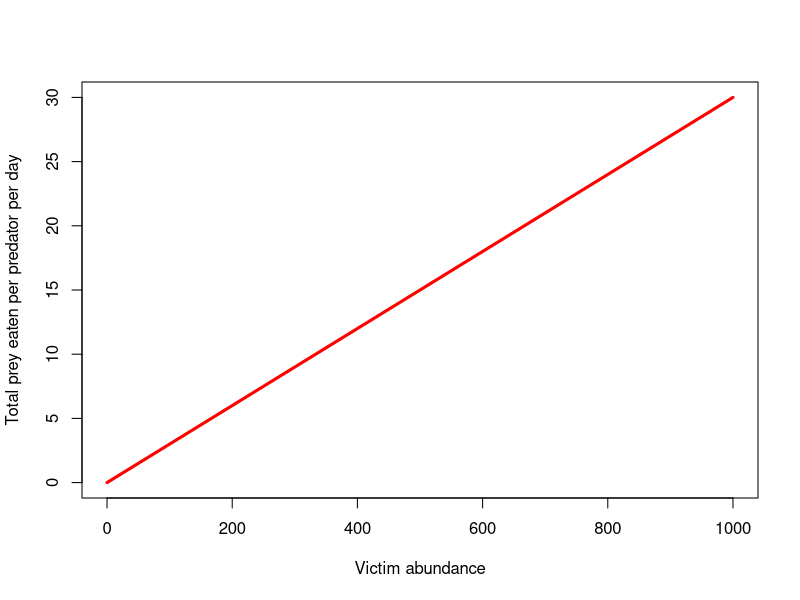
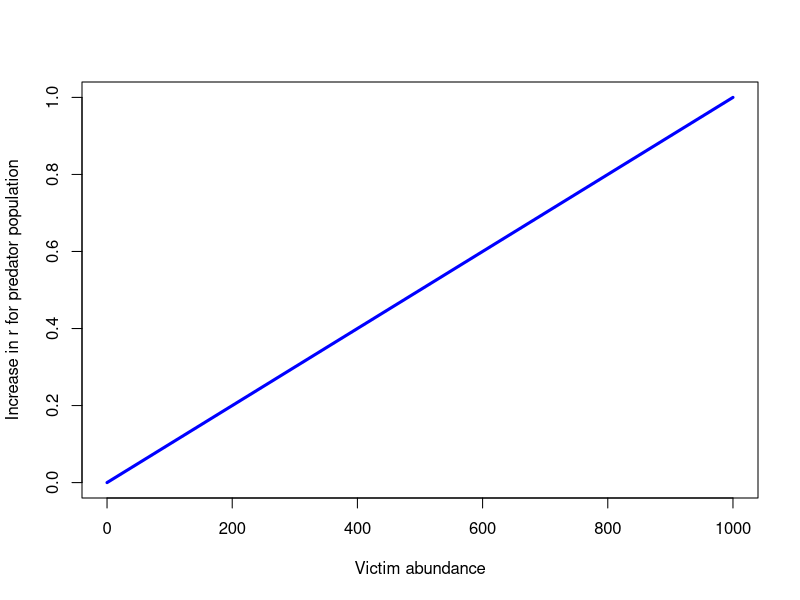
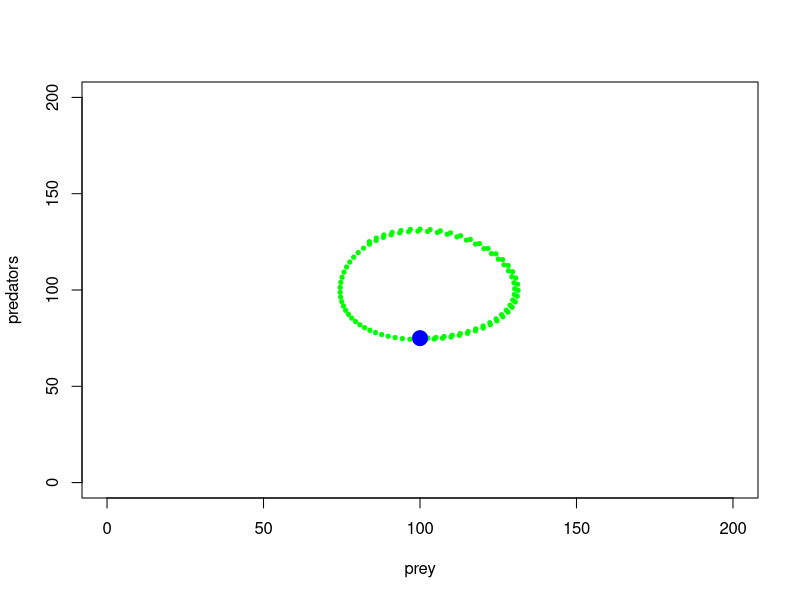
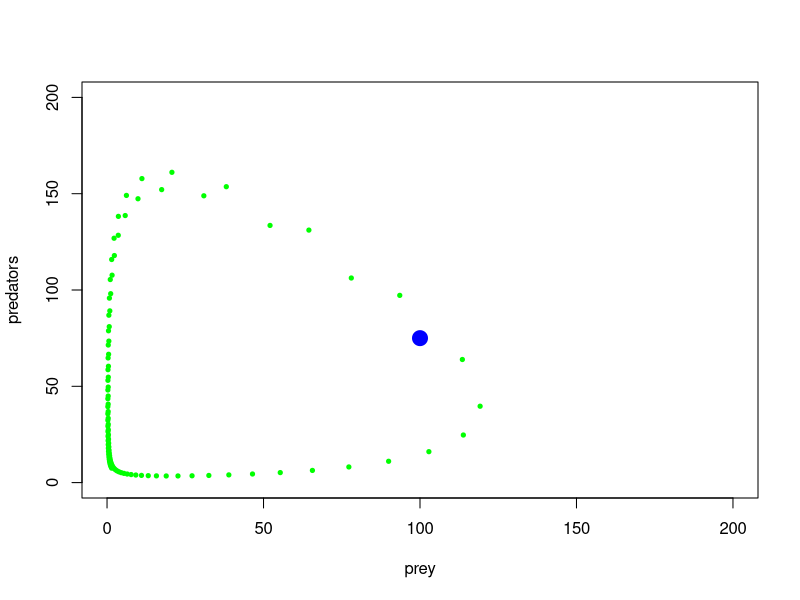
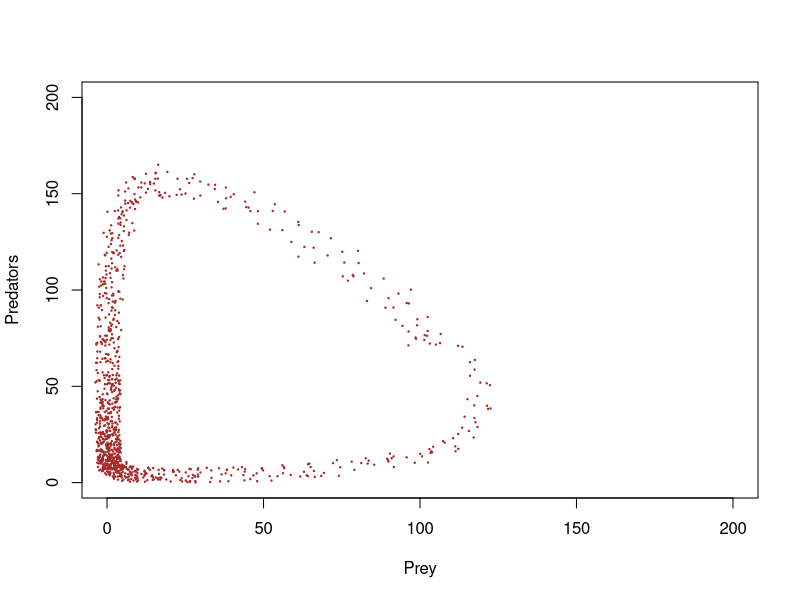
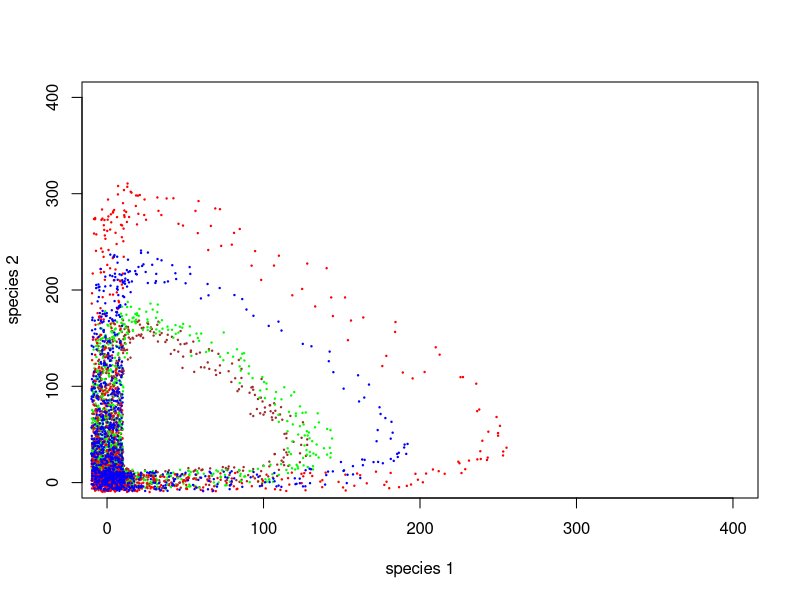
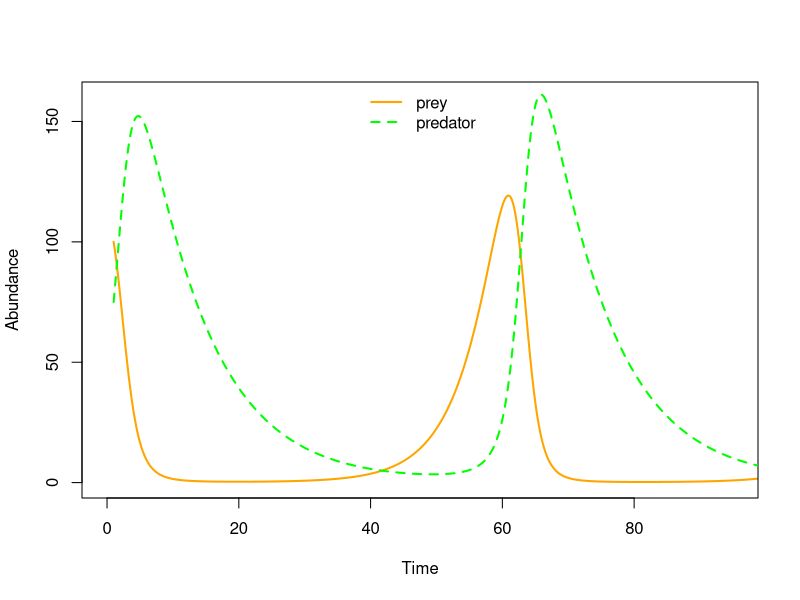

Generate these figures, in order, with R: (Note: this script raises an error after producing the figures.)

#  NRES 470/670, Lecture 17  ------------------------
#    University of Nevada, Reno           
#    Predator-prey    


# simple functional response

LVfuncresp <- function(V,alpha){
  alpha*V
}

curve(LVfuncresp(x,0.03),0,1000,xlab="Victim abundance",ylab="Total prey eaten per predator per day",col="red",lwd=3)


# Numerical response

LVnumresp <- function(V,beta){
  beta*V
}

curve(LVnumresp(x,0.001),0,1000,xlab="Victim abundance",ylab="Increase in r for predator population",col="blue",lwd=3)


# LOTKA VOLTERRA PREDATION EXAMPLE (on phase plane)

## Params

Alpha <- 0.001
Beta <- 0.001
InitPrey <- 100
InitPred <- 75
r <- 0.1
q <- 0.1
Nyears <- 100
step <- 0.1

System <- data.frame(prey = rep(InitPrey,(Nyears+1)*10),pred = InitPred)

doYear <- function(prevyear){
  n1 <- prevyear[1] + r*prevyear[1]*step - Alpha*prevyear[1]*prevyear[2]*step
  n2 <- prevyear[2] + Beta*prevyear[1]*prevyear[2]*step - q*prevyear[2]*step 
  return(c(n1,n2))
}

## Do simulation
for(i in 1:(Nyears*10+1)){
  System[1+i,] <- doYear(System[i,])
}




plot(1,1,pch="",ylim=c(0,200),xlim=c(0,200),xlab="prey",ylab="predators")
points(System[seq(1,1000,10),],col="green",type="p",pch=20,cex=0.85)
points(System[1,],col="blue",pch=20,cex=3)


# LOTKA VOLTERRA PREDATION EXAMPLE

## Params

Alpha <- 0.005
Beta <- 0.005
InitPrey <- 100
InitPred <- 75
r <- 0.2
q <- 0.1
Nyears <- 100
step <- 0.1

System <- data.frame(prey = rep(InitPrey,(Nyears+1)*10),pred = InitPred)

doYear <- function(prevyear){
  n1 <- prevyear[1] + r*prevyear[1]*step - Alpha*prevyear[1]*prevyear[2]*step
  n2 <- prevyear[2] + Beta*prevyear[1]*prevyear[2]*step - q*prevyear[2]*step 
  return(c(n1,n2))
}

## Do simulation
for(i in 1:(Nyears*10+1)){
  System[1+i,] <- doYear(System[i,])
}


plot(1,1,pch="",ylim=c(0,200),xlim=c(0,200),xlab="prey",ylab="predators")
points(System[seq(1,1000,10),],col="green",type="p",pch=20,cex=0.85)
points(System[1,],col="blue",pch=20,cex=3)


plot(1,1,pch="",ylim=c(0,200),xlim=c(0,200),xlab="Prey",ylab="Predators")
points(jitter(System[,1],200),jitter(System[,2],200),col="brown",pch=20,cex=0.3)
#abline(h=K2,v=K1,col="gray",lwd=2,lty=2)


## LOTKA VOLTERRA PREDATION EXAMPLE

## Params


InitN1 <- 120
InitN2 <- 25
System1 <- data.frame(n1 = rep(InitN1,(Nyears*10+1)),n2 = InitN2)
## Do simulation
for(i in 1:(Nyears*10+1)){
  System1[1+i,] <- doYear(System1[i,])
}

InitN1 <- 200
InitN2 <- 100
System2 <- data.frame(n1 = rep(InitN1,(Nyears*10+1)),n2 = InitN2)
## Do simulation
for(i in 1:(Nyears*10+1)){
  System2[1+i,] <- doYear(System2[i,])
}


InitN1 <- 50
InitN2 <- 200
System3 <- data.frame(n1 = rep(InitN1,(Nyears*10+1)),n2 = InitN2)
## Do simulation
for(i in 1:(Nyears*10+1)){
  System3[1+i,] <- doYear(System3[i,])
}



plot(1,1,pch="",ylim=c(0,400),xlim=c(0,400),xlab="species 1",ylab="species 2")
points(jitter(System[,1],500),jitter(System[,2],500),col="brown",pch=20,cex=0.3)
points(jitter(System1[,1],500),jitter(System1[,2],500),col="green",pch=20,cex=0.3)
points(jitter(System2[,1],500),jitter(System2[,2],500),col="red",pch=20,cex=0.3)
points(jitter(System3[,1],500),jitter(System3[,2],500),col="blue",pch=20,cex=0.3)
#abline(h=K2,v=K1,col="gray",lwd=2,lty=2)


plot(seq(1,100,length=nrow(System)), System[,1], xlab="Time", ylab="Abundance",type="l",col="orange",lwd=2,ylim=c(0,160),xlim=c(0,95))
points(seq(1,100,length=nrow(System)), System[,2], xlab="Time", ylab="Abundance",type="l",col="green",lwd=2,lty=2)
legend("top",lwd=c(2,2),lty=c(1,2),col=c("orange","green"),legend=c("prey","predator"),bty="n")



## SPECIFY MODEL AND INITIALIZE
#
## toggle switch function for phase arrow and nullcline plotting 

toggle = compiler::cmpfun(function(u,v,parms) {
  c( u*parms[1]-parms[2]*u*v, parms[3]*u*v-parms[4]*v )
})

fun=toggle ## Our generic name for the system of equations to look at! ;-)
#
## toggle switch function for computing solution trajectories with deSolve::ode()

#Toggle = as.ode.func(toggle)
#
## parameter values?

Alpha <- 0.005
Beta <- 0.005
r <- 0.2
q <- 0.1

parms=c(r,Alpha,Beta,q)

# toggle(100,100,parms)

xlim = c(5,200)
ylim = c(5,200)
new <- phasearrows.calc(toggle,xlim,ylim,resol=25,parms=parms)

plot(1,1,pch="",xlim=xlim,ylim=ylim,xlab="Prey",ylab="Predators")
phasearrows.draw(new)

#
## END MODEL SPECIFICATION AND INITIALIZATION
#######################################################################################


plot(1,1,pch="",xlim=xlim,ylim=ylim,xlab="Prey",ylab="Predators")
phasearrows.draw(new)
abline(h=r/Alpha,col="red",lwd=3)   # prey
abline(v=q/Beta,col="blue",lwd=3)   # pred


## SPECIFY MODEL AND INITIALIZE
#
## toggle switch function for phase arrow and nullcline plotting 

toggle = compiler::cmpfun(function(u,v,parms) {
  c( u*parms[1]-parms[2]*u*v - parms[3]*u^2, parms[4]*u*v-parms[5]*v )
})

fun=toggle ## Our generic name for the system of equations to look at! ;-)
#
## toggle switch function for computing solution trajectories with deSolve::ode()

#Toggle = as.ode.func(toggle)
#
## parameter values?

Alpha <- 0.001
Beta <- 0.005
r <- 0.2
q <- 0.1
c <- 0.008

parms=c(r,Alpha,c,Beta,q)

# toggle(100,100,parms)

xlim = c(5,200)
ylim = c(5,200)
new <- phasearrows.calc(toggle,xlim,ylim,resol=25,parms=parms)

plot(1,1,pch="",xlim=xlim,ylim=ylim,xlab="Prey",ylab="Predators")
phasearrows.draw(new)

#
## END MODEL SPECIFICATION AND INITIALIZATION
#######################################################################################


plot(1,1,pch="",xlim=xlim,ylim=ylim,xlab="Prey",ylab="Predators")
phasearrows.draw(new)
abline((r/Alpha),-(c/Alpha),col="red",lwd=3)   # prey
abline(v=q/Beta,col="blue",lwd=3)   # pred


## Params

Alpha <- 0.001
Beta <- 0.005
r <- 0.2
q <- 0.1
c <- 0.008
InitPrey <- 100
InitPred <- 75
Nyears <- 100
step <- 0.1

System <- data.frame(prey = rep(InitPrey,(Nyears+1)*10),pred = InitPred)

doYear <- function(prevyear){
  n1 <- prevyear[1] + r*prevyear[1]*step - Alpha*prevyear[1]*prevyear[2]*step - c*prevyear[1]^2*step
  n2 <- prevyear[2] + Beta*prevyear[1]*prevyear[2]*step - q*prevyear[2]*step 
  return(c(n1,n2))
}

## Do simulation
for(i in 1:(Nyears*10+1)){
  System[1+i,] <- doYear(System[i,])
}

##### LOTKA VOLTERRA PREDATION EXAMPLE

## Params


InitN1 <- 100
InitN2 <- 200
System1 <- data.frame(n1 = rep(InitN1,(Nyears*10+1)),n2 = InitN2)
## Do simulation
for(i in 1:(Nyears*10+1)){
  System1[1+i,] <- doYear(System1[i,])
}

InitN1 <- 100
InitN2 <- 100
System2 <- data.frame(n1 = rep(InitN1,(Nyears*10+1)),n2 = InitN2)
## Do simulation
for(i in 1:(Nyears*10+1)){
  System2[1+i,] <- doYear(System2[i,])
}


InitN1 <- 50
InitN2 <- 20
System3 <- data.frame(n1 = rep(InitN1,(Nyears*10+1)),n2 = InitN2)
## Do simulation
for(i in 1:(Nyears*10+1)){
  System3[1+i,] <- doYear(System3[i,])
}

plot(1,1,pch="",xlim=xlim,ylim=ylim,xlab="Prey",ylab="Predators")
phasearrows.draw(new)
abline((r/Alpha),-(c/Alpha),col="red",lwd=3)   # prey
abline(v=q/Beta,col="blue",lwd=3)   # pred
points(jitter(System[,1],500),jitter(System[,2],500),col="brown",pch=20,cex=0.3)
points(jitter(System1[,1],500),jitter(System1[,2],500),col="green",pch=20,cex=0.3)
points(jitter(System2[,1],500),jitter(System2[,2],500),col="red",pch=20,cex=0.3)
points(jitter(System3[,1],500),jitter(System3[,2],500),col="blue",pch=20,cex=0.3)


plot(seq(1,100,length=nrow(System)), System[,1], xlab="Time", ylab="Abundance",type="l",col="orange",lwd=2,ylim=c(0,160),xlim=c(0,95))
points(seq(1,100,length=nrow(System)), System[,2], xlab="Time", ylab="Abundance",type="l",col="green",lwd=2,lty=2)
legend("top",lwd=c(2,2),lty=c(1,2),col=c("orange","green"),legend=c("prey","predator"),bty="n")


TypeIfuncresp <- function(V,alpha){
  alpha*V
}

curve(TypeIfuncresp(x,0.1),0,500,xlab="Victim abundance",ylab="Total prey eaten per predator",col="red",lwd=3)


TypeIIfuncresp <- function(V,alpha,h){
  (alpha*V)/(1+alpha*h*V)
}

curve(TypeIIfuncresp(x,0.1,0.1),0,500,xlab="Victim abundance",ylab="Total prey eaten per predator",col="red",lwd=3)


TypeIIIfuncresp <- function(V,alpha,h,k){
  (alpha*V^k)/(1+alpha*h*V^k)
}

curve(TypeIIIfuncresp(x,0.0005,0.1,1.6),0,1000,xlab="Victim abundance",ylab="Total prey eaten per predator",col="red",lwd=3)

